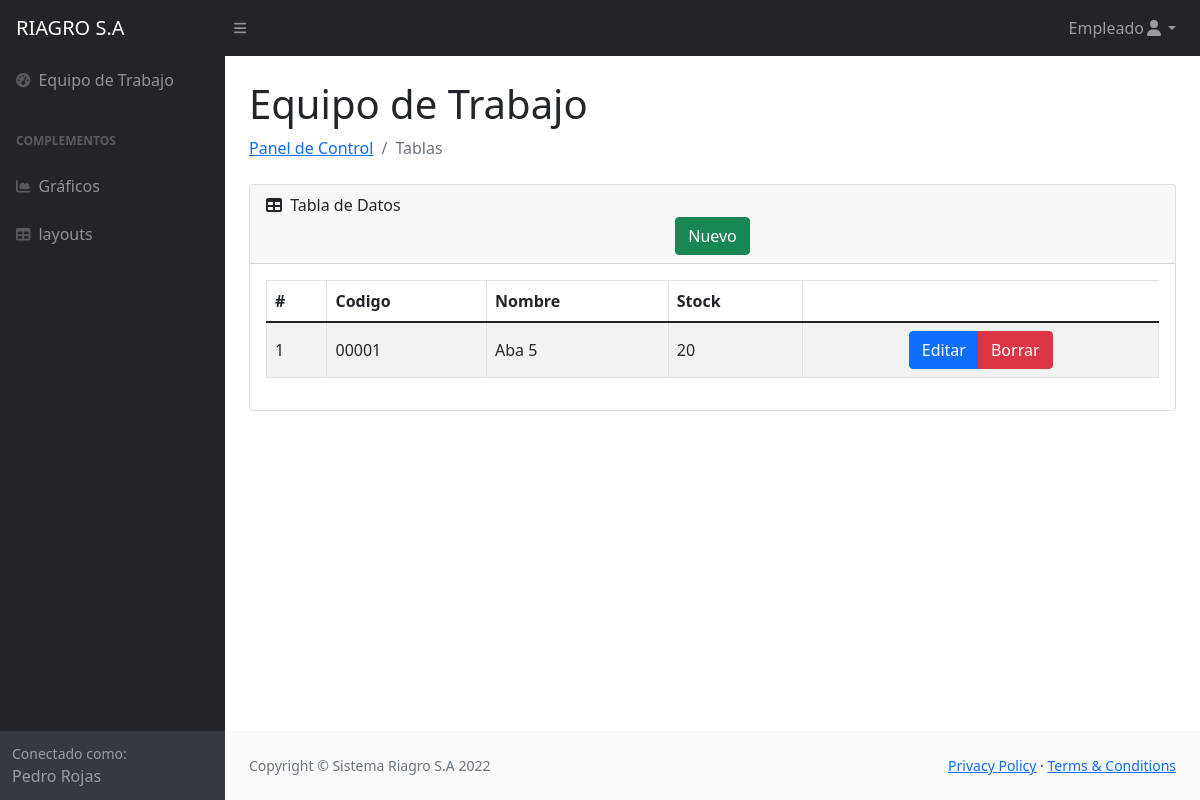
Page /Panel/inventario.php (signed in) on the committed database.
### tables this page shows
CREATE TABLE `inventario` (
  `id_inventario` int(11) NOT NULL,
  `codigo` varchar(8) NOT NULL,
  `nombre` varchar(40) NOT NULL,
  `stock` varchar(20) NOT NULL
);

### Panel/inventario.php (the view, shortened to what this page needs)
<?php
    require 'conexion.php';
    $rango =$_SESSION['rango'];
    $nombre=$_SESSION['datos'];
    $where = "";
    $sql ="SELECT * FROM inventario $where";
    $resultado =$mysqli->query($sql)
?>
<!DOCTYPE html>
<html lang="es">
    <head>
        <link href="https://cdn.jsdelivr.net/npm/simple-datatables@latest/dist/style.css" rel="stylesheet" />
        <link href="css/styles.css" rel="stylesheet" />
    </head>
    <body class="sb-nav-fixed">
        <nav class="sb-topnav navbar navbar-expand navbar-dark bg-dark">
            <a class="navbar-brand ps-3" href="principal.php">RIAGRO S.A</a>
            <button class="btn btn-link btn-sm order-1 order-lg-0 me-4 me-lg-0" id="sidebarToggle" href="#!"><i class="fas fa-bars"></i></button>
            <ul class="navbar-nav ms-auto me-0 me-md-3 my-2 my-md-0">
                <li class="nav-item dropdown">
                    <a class="nav-link dropdown-toggle" id="navbarDropdown" href="#" role="button" data-bs-toggle="dropdown" aria-expanded="false"><?php echo $rango; ?><i class="fas fa-user fa-fw"></i></a>
                </li>
            </ul>
        </nav>
        <div id="layoutSidenav">
            <div id="layoutSidenav_nav">
                <nav class="sb-sidenav accordion sb-sidenav-dark" id="sidenavAccordion">
                    <div class="sb-sidenav-menu">
                        <div class="nav">
                            <a class="nav-link" href="trabajadores.php">
                                <div class="sb-nav-link-icon"><i class="fas fa-tachometer-alt"></i></div>
                                Equipo de Trabajo
                            </a>
                            <div class="sb-sidenav-menu-heading">Complementos</div>
                            <a class="nav-link" href="charts.html">
                                <div class="sb-nav-link-icon"><i class="fas fa-chart-area"></i></div>
                                Gráficos
                            </a>
                            <a class="nav-link" href="tables.php">
                                <div class="sb-nav-link-icon"><i class="fas fa-table"></i></div>
                                layouts
                            </a>
                        </div>
                    </div>
                    <div class="sb-sidenav-footer">
                        <div class="small">Conectado como:</div>
                        <?php echo $nombre; ?>
                    </div>
                </nav>
            </div>
            <div id="layoutSidenav_content">
                <main>
                    <div class="container-fluid px-4 ">
                        <h1 class="mt-4">Equipo de Trabajo</h1>
                        <ol class="breadcrumb mb-4">
                            <li class="breadcrumb-item"><a href="principal.php">Panel de Control</a></li>
                            <li class="breadcrumb-item active">Tablas</li>
                        </ol>
                        <div class="card mb-4">
                            <div class="card-header">
                                <i class="fas fa-table me-1"></i>
                                Tabla de Datos
                                <div class="container text-center">
                                    <div class="row">
                                        <div class="col-lg-12">
                                            <button id="btnNuevo" type="button" class="btn btn-success">Nuevo</button>
                                        </div>
                                    </div>
                                </div>
                            </div>
                            <div class="card-body table-responsive">
                                <table id="datatablesSimple"class="table table-striped table-bordered table-condensed align-middle" style="width:100%;">
                                    <thead>
                                        <tr>
                                            <th>#</th>
                                            <th>Codigo</th>
                                            <th>Nombre</th>
                                            <th>Stock</th>
                                        </tr>
                                    </thead>
                                    <tbody>
                                        <?php while($row = $resultado->fetch_assoc()){?>
                                        <tr>
                                            <td><?php echo $row['id_inventario']; ?></td>
                                            <td><?php echo $row['codigo']; ?></td>
                                            <td><?php echo $row['nombre']; ?></td>
                                            <td><?php echo $row['stock']; ?></td>
                                            <td>
                                                <div class="text-center">
                                                    <div class="btn-group">
                                                        <button class="btn btn-primary btnEditar">Editar</button>
                                                        <button class="btn btn-danger btnBorrar">Borrar</button>
                                                    </div>
                                                </div>
                                            </td>
                                        </tr>
                                        <?php } ?>
                                    </tbody>
                                </table>
                            </div>
                        </div>
                    </div>
                </main>
                <footer class="py-4 bg-light mt-auto">
                    <div class="container-fluid px-4">
                        <div class="d-flex align-items-center justify-content-between small">
                            <div class="text-muted">Copyright &copy; Sistema Riagro S.A 2022</div>
                            <div>
                                <a href="#">Privacy Policy</a>
                                &middot;
                                <a href="#">Terms &amp; Conditions</a>
                            </div>
                        </div>
                    </div>
                </footer>
            </div>
        </div>
                            <link rel="stylesheet" href="./crud.php">
    </body>
</html>

### rows in the picture
inventario: id_inventario "1", codigo "00001", nombre "Aba 5", stock "20"

### other values in the picture
$rango "Empleado"
$nombre "Pedro Rojas"
